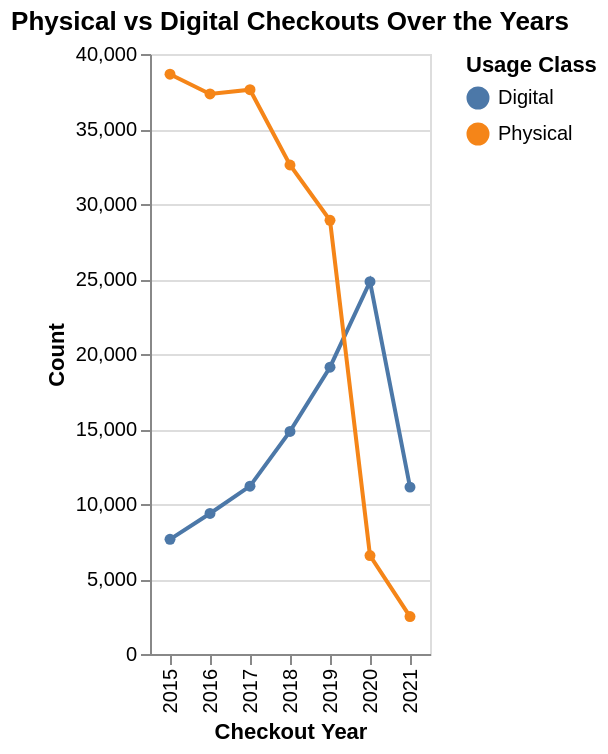

The code cell stored with this chart in its notebook:
### Markdown cell above
Visualizing Usage Class counts over the years

### Code cell
seattle_grouped_by_usage = seattle_df.groupby(['CheckoutYear', 'UsageClass']).size().reset_index(name='counts')

alt.Chart(seattle_grouped_by_usage).mark_line(point=True).encode(
    x=alt.X('CheckoutYear:O', title='Checkout Year'),
    y=alt.Y('counts:Q', title='Count'),
    color=alt.Color('UsageClass:N', title='Usage Class'),
).properties(
    title='Physical vs Digital Checkouts Over the Years'
)

### Figure 1 — Vega-Lite specification as saved in the notebook (floating-point values rounded to 4 significant figures)
{"config": {"view": {"continuousWidth": 300, "continuousHeight": 300}}, "data": {"name": "data-25b2701fa9161e7070c8e3c97a8fd6e9"}, "mark": {"type": "line", "point": true}, "encoding": {"color": {"field": "UsageClass", "title": "Usage Class", "type": "nominal"}, "x": {"field": "CheckoutYear", "title": "Checkout Year", "type": "ordinal"}, "y": {"field": "counts", "title": "Count", "type": "quantitative"}}, "title": "Physical vs Digital Checkouts Over the Years", "$schema": "https://vega.github.io/schema/vega-lite/v5.20.1.json", "datasets": {"data-25b2701fa9161e7070c8e3c97a8fd6e9": [{"CheckoutYear": 2015, "UsageClass": "Digital", "counts": 7645}, {"CheckoutYear": 2015, "UsageClass": "Physical", "counts": 38653}, {"CheckoutYear": 2016, "UsageClass": "Digital", "counts": 9367}, {"CheckoutYear": 2016, "UsageClass": "Physical", "counts": 37338}, {"CheckoutYear": 2017, "UsageClass": "Digital", "counts": 11190}, {"CheckoutYear": 2017, "UsageClass": "Physical", "counts": 37617}, {"CheckoutYear": 2018, "UsageClass": "Digital", "counts": 14839}, {"CheckoutYear": 2018, "UsageClass": "Physical", "counts": 32600}, {"CheckoutYear": 2019, "UsageClass": "Digital", "counts": 19120}, {"CheckoutYear": 2019, "UsageClass": "Physical", "counts": 28912}, {"CheckoutYear": 2020, "UsageClass": "Digital", "counts": 24819}, {"CheckoutYear": 2020, "UsageClass": "Physical", "counts": 6564}, {"CheckoutYear": 2021, "UsageClass": "Digital", "counts": 11126}, {"CheckoutYear": 2021, "UsageClass": "Physical", "counts": 2497}]}}
